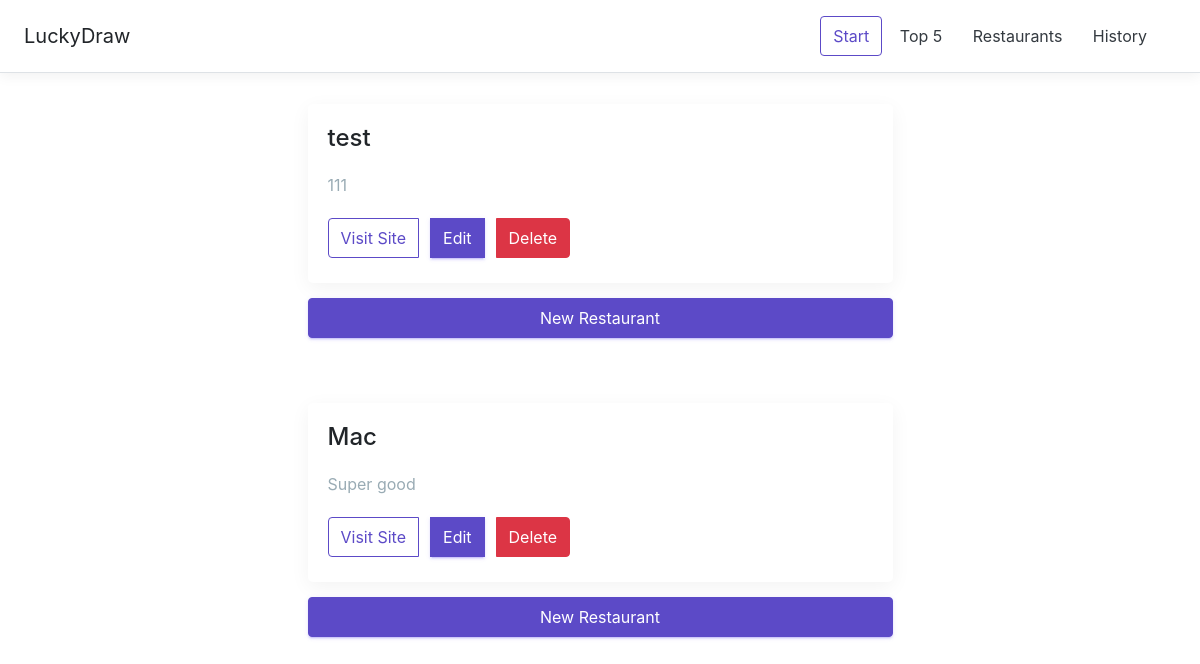
The app's page /restaurants, older data.
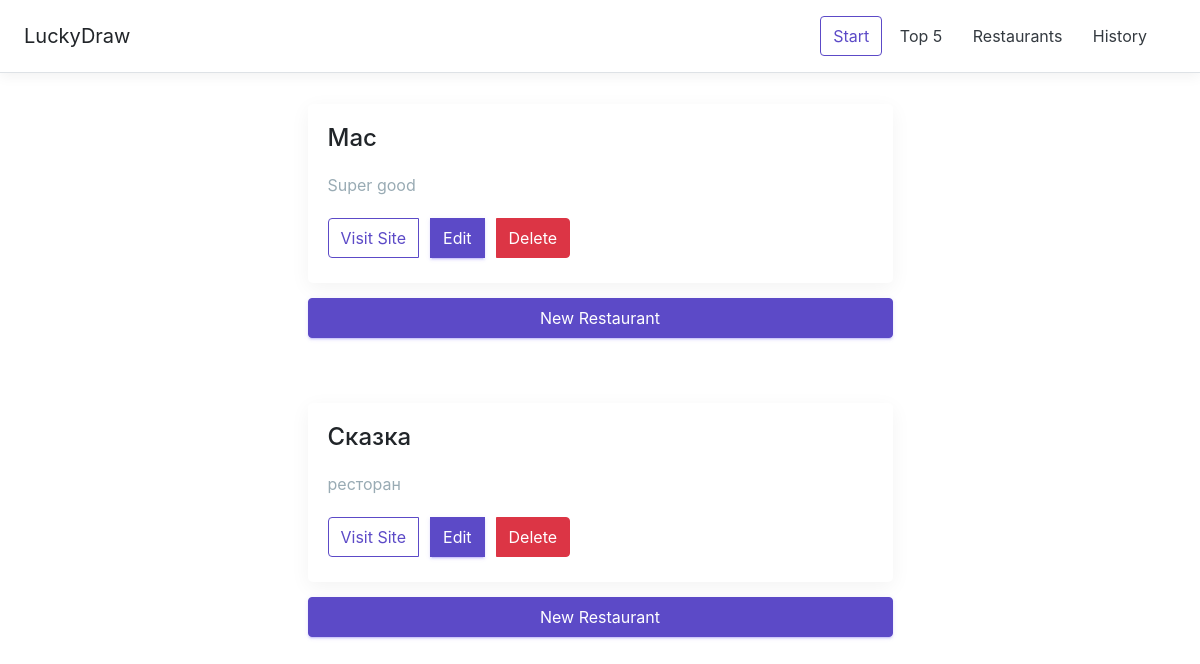
The same page, newer data.
### models/restaurants.py (models this page shows, shortened)
class Restaurants(Base):
    __tablename__ = "restaurants"
    id = Column(String(50), primary_key=True)
    name = Column(String(50), unique=True)
    description = Column(String(110), nullable=True)
    site_url = Column(String(110), nullable=True)
    draw = Column(Integer, default=0)
    created_time = Column(DateTime(), nullable=False)
    modified_time = Column(DateTime(), nullable=False)

### app.py (the view)
@app.route("/restaurants")
def restaurants_list():
    restaurants = Restaurants.query.all()
    return render_template("restaurants.html", restaurants=restaurants)

### app.py (called while the page is built)
@app.teardown_appcontext
def shutdown_session(exception=None):
    db_session.remove()

### templates/restaurants.html (shortened to what this page needs)
{% extends 'base.html' %}
{% block content %}
{% for restaurant in restaurants %}
<div class="row justify-content-center">
    <div class="col-lg-6">
        <div class="card">
            <div class="card-title">
                <h4>{{ restaurant['name'] }}</h4>
            </div>
            <p class="text-muted ">
                {{ restaurant['description'] }}
            </p>
            <div class="button-list">
                <div class="btn-group">
                    <a href="{{ restaurant['site_url'] }}" class="btn btn-visit" target="_blank">Visit Site</a>
                    <a href="/edit-restaurant?id={{ restaurant['id'] }}" class="btn btn-primary">Edit</a>
                    <a href="/delete-restaurant?id={{ restaurant['id'] }}" onclick="return confirm('delete?')" class="btn btn-danger">Delete</a>
                </div>
            </div>
        </div>
    </div>
</div>
<div class="row justify-content-center">
    <div class="col-lg-6" style="margin-bottom: 50px;">
        <a href="/create-restaurant" class="btn btn-primary btn-block">New Restaurant</a>
    </div>
</div>
{% endfor %}
{% endblock %}

### templates/base.html (shortened to what this page needs)
<!DOCTYPE html>
<html lang="en">
<head>
    <link rel="stylesheet" href="https://maxcdn.bootstrapcdn.com/bootstrap/4.0.0/css/bootstrap.min.css"
>
    <link rel="stylesheet" href = "{{ url_for('static', filename='style.css') }}">
</head>
<body>
<div class="d-flex flex-column flex-md-row align-items-center p-3 px-md-4 mb-3 bg-white border-bottom box-shadow">
    <h5 class="my-0 mr-md-auto font-weight-normal">LuckyDraw</h5>
    <nav class="my-2 my-md-0 mr-md-3">
        <a class="btn btn-outline-primary" href="/">Start</a>
        <a class="btn btn-outline-fix  text-dark" href="/top">Top 5</a>
        <a class="btn btn-outline-fix text-dark" href="/restaurants">Restaurants</a>
        <a class="btn btn-outline-fix text-dark" href="/history">History</a>
    </nav>
</div>
{% block content %}
{% endblock %}
</body>
</html>

### static/style.css (style rules this page uses)
.box-shadow { box-shadow: 0 0.25rem 0.75rem rgba(0, 0, 0, .05); }
.card { background: #ffffff none repeat scroll 0 0; margin: 15px 0; padding: 20px; border: 0 solid #e7e7e7; border-radius: 5px; box-shadow: 0 5px 20px rgba(0, 0, 0, 0.05); }
.card-title { font-weight: 500; font-size: 18px; line-height: 22px; }
.text-muted { color: #99abb4 !important; }
.btn-outline-primary { color: #5c4ac7; border-color: #5c4ac7; }
.btn-outline-fix { display: inline-block; font-weight: 400; text-align: center; white-space: nowrap; vertical-align: middle; -webkit-user-select: none; -moz-user-select: none; -ms-user-select: none; user-select: none; border: 1px solid transparent; padding: .375rem .75rem !important; font-size: 1rem; line-height: 1.5; border-radius: .25rem; }
.btn-primary { background: #5c4ac7; border: 1px solid #5c4ac7; -webkit-box-shadow: 0 2px 2px 0 rgba(116, 96, 238, 0.14), 0 3px 1px -2px rgba(116, 96, 238, 0.2), 0 1px 5px 0 rgba(116, 96, 238, 0.12); box-shadow: 0 2px 2px 0 rgba(116, 96, 238, 0.14), 0 3px 1px -2px rgba(116, 96, 238, 0.2), 0 1px 5px 0 rgba(116, 96, 238, 0.12); -webkit-transition: 0.2s ease-in; -o-transition: 0.2s ease-in; transition: 0.2s ease-in; }
.btn { padding: 7px 12px; cursor: pointer; }
.btn-visit { color: #5c4ac7; border: 1px solid #5c4ac7; }
.button-list a { margin: 5px 12px 5px 0; }

Row changes from the older to the newer data that the page shows:
removed Restaurants: name "test", description "111"
added Restaurants: name "Сказка", description "ресторан"
